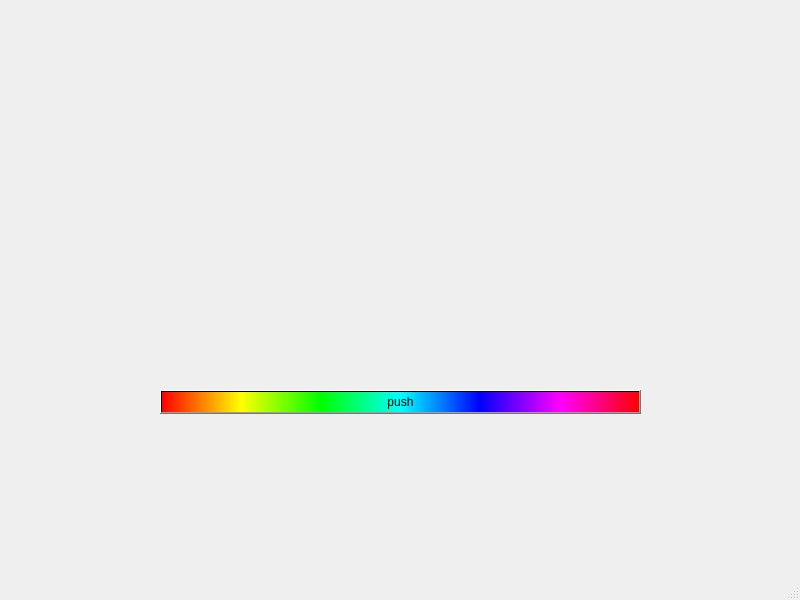
<?xml version="1.0" encoding="UTF-8"?>
<ui version="4.0">
 <class>MainWindow</class>
 <widget class="QMainWindow" name="MainWindow">
  <property name="geometry">
   <rect>
    <x>0</x>
    <y>0</y>
    <width>800</width>
    <height>600</height>
   </rect>
  </property>
  <property name="windowTitle">
   <string>MainWindow</string>
  </property>
  <widget class="QWidget" name="centralwidget">
   <widget class="QPushButton" name="knop">
    <property name="geometry">
     <rect>
      <x>160</x>
      <y>390</y>
      <width>481</width>
      <height>24</height>
     </rect>
    </property>
    <property name="styleSheet">
     <string notr="true">background-color: qlineargradient(spread:pad, x1:0, y1:0, x2:1, y2:0, stop:0 rgba(255, 0, 0, 255), stop:0.166 rgba(255, 255, 0, 255), stop:0.333 rgba(0, 255, 0, 255), stop:0.5 rgba(0, 255, 255, 255), stop:0.666 rgba(0, 0, 255, 255), stop:0.833 rgba(255, 0, 255, 255), stop:1 rgba(255, 0, 0, 255));
color: rgb(0, 0, 0);
font: 700 15pt &quot;Terminal&quot;;</string>
    </property>
    <property name="text">
     <string>push</string>
    </property>
   </widget>
   <widget class="QLabel" name="label">
    <property name="geometry">
     <rect>
      <x>300</x>
      <y>200</y>
      <width>201</width>
      <height>191</height>
     </rect>
    </property>
    <property name="text">
     <string/>
    </property>
    <property name="pixmap">
     <pixmap resource="res.qrc">:/new/prefix1/egorkr.jpg</pixmap>
    </property>
   </widget>
   <widget class="QLabel" name="label_2">
    <property name="geometry">
     <rect>
      <x>120</x>
      <y>90</y>
      <width>101</width>
      <height>101</height>
     </rect>
    </property>
    <property name="text">
     <string/>
    </property>
    <property name="pixmap">
     <pixmap resource="res.qrc">:/new/prefix1/egorkrmini.jpg</pixmap>
    </property>
   </widget>
   <widget class="QLabel" name="label_3">
    <property name="geometry">
     <rect>
      <x>580</x>
      <y>90</y>
      <width>101</width>
      <height>101</height>
     </rect>
    </property>
    <property name="text">
     <string/>
    </property>
    <property name="pixmap">
     <pixmap resource="res.qrc">:/new/prefix1/egorkrmini.jpg</pixmap>
    </property>
   </widget>
  </widget>
  <widget class="QMenuBar" name="menubar">
   <property name="geometry">
    <rect>
     <x>0</x>
     <y>0</y>
     <width>800</width>
     <height>21</height>
    </rect>
   </property>
  </widget>
  <widget class="QStatusBar" name="statusbar"/>
 </widget>
 <resources>
  <include location="res.qrc"/>
 </resources>
 <connections/>
</ui>
